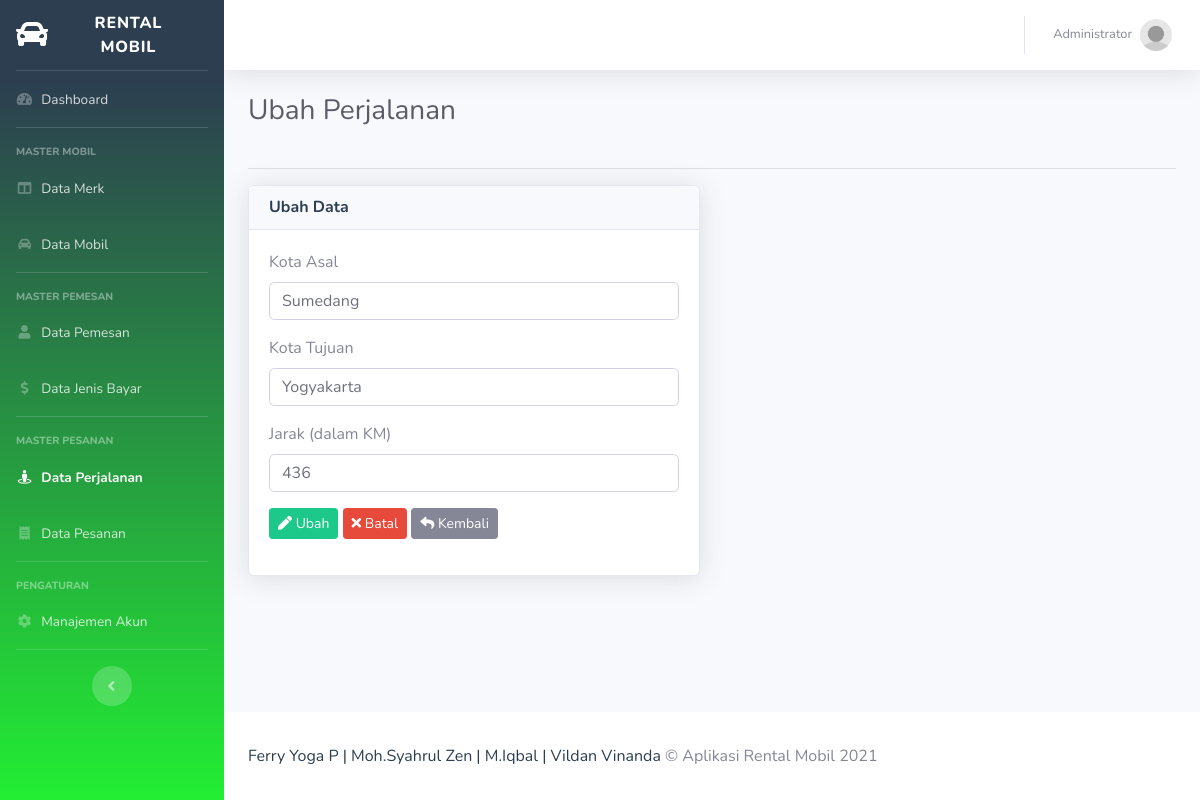
The app's page /reisego/perjalanan/ubah/5 (signed in) with its own data.
### tables this page shows
CREATE TABLE `tbl_perjalanan` (
  `id` int(11) NOT NULL,
  `asal` varchar(20) DEFAULT NULL,
  `tujuan` varchar(20) DEFAULT NULL,
  `jarak` int(3) DEFAULT NULL
);

### reisego/controllers/C_Perjalanan.php (called while the page is built, shortened)
<?php
class C_Perjalanan extends Controller {
	public function __construct(){
		$this->perjalanan = $this->model('M_Perjalanan');
	}
	public function ubah($id){
		$data = [
			'aktif' => 'perjalanan',
			'judul' => 'Ubah Perjalanan',
			'perjalanan' => $this->perjalanan->lihat_id($id)->fetch_object(),
		];
		$this->view('perjalanan/ubah', $data);
	}
}

### reisego/index.php (called while the page is built, shortened)
<?php
require_once BASEPATH . DS . 'core' . DS . 'Database.php';
require_once BASEPATH . DS . 'core' . DS . 'Model.php';
new Route();
?>

### reisego/functions/url_function.php (called while the page is built, shortened)
<?php
function base_url($path = null){
	if(isset($path)){
		$path = filter_var($path, FILTER_SANITIZE_URL);
		$path = rtrim($path, '/');
		return BASE_URL . $path;
	}
	return BASE_URL;
}

### reisego/core/Model.php (called while the page is built, shortened)
<?php
class Model {
	public function __construct(){
		$this->db = new Database();
	}
	public function get_where($table, $where = [], $kolom = []){
		if (count($kolom) == 0) {
			$this->_query = "SELECT * FROM {$table}";
		}
		$this->_query = $this->_query . " WHERE ";
		foreach ($where as $key => $value) {
			$this->_query = $this->_query . "{$key} = '{$value}'";
		}
	}
	public function execute(){
		return $this->db->query($this->_query);
	}
}

### reisego/core/Database.php (called while the page is built, shortened)
<?php
class Database {
	public function __construct(){
		$this->_koneksi = new mysqli(DB_HOST, DB_USER, DB_PASS, DB_NAME);
	}
	public function query($query){
		return $this->_koneksi->query($query);
	}
}

### reisego/models/M_Perjalanan.php (called while the page is built, shortened)
<?php
class M_Perjalanan extends Model{
	public function lihat_id($id){
		$query = $this->execute();
		return $query;
	}
}

### reisego/views/perjalanan/ubah.php (the view, shortened to what this page needs)
<!DOCTYPE html>
<html lang="en">
<head>
	<link href="<?= base_url('sb-admin-2/') ?>/vendor/fontawesome-free/css/all.min.css" rel="stylesheet" type="text/css">
	<link href="<?= base_url('sb-admin-2/') ?>/css/sb-admin-2.min.css" rel="stylesheet">
	<link href="<?= base_url('sb-admin-2/') ?>/vendor/datatables/dataTables.bootstrap4.min.css" rel="stylesheet">
</head>
<body id="page-top">
	<div id="wrapper">
	<div id="content-wrapper" class="d-flex flex-column">
		<div id="content">
			<div class="container-fluid">
				<div class="row">
					<div class="col-sm-12">
						<div class="clearfix">
							<div class="float-left">
								<h1 class="h3 mb-4 text-gray-800"><?= $judul ?></h1>
							</div>
						</div>
						<hr>
					</div>
				</div>
				<div class="row">
					<div class="col-sm-6">
						<div class="card shadow">
							<div class="card-header">
								<h6 class="m-0 font-weight-bold text-primary">Ubah Data</h6>
							</div>
							<div class="card-body">
								<form method="POST" action="<?= base_url('perjalanan/proses_ubah/' . $perjalanan->id) ?>">
								  	<div class="form-group">
										<label for="asal">Kota Asal</label>
										<input type="text" value="<?= $perjalanan->asal ?>" class="form-control" name="asal" id="asal" autocomplete="off" required="required" placeholder="ketik">
								  	</div>
								  	<div class="form-group">
										<label for="tujuan">Kota Tujuan</label>
										<input type="text" value="<?= $perjalanan->tujuan ?>" class="form-control" name="tujuan" id="tujuan" autocomplete="off" required="required" placeholder="ketik">
								  	</div>
								  	<div class="form-group">
										<label for="jarak">Jarak (dalam KM)</label>
										<input type="number" value="<?= $perjalanan->jarak ?>" class="form-control" name="jarak" id="jarak" autocomplete="off" required="required" placeholder="ketik">
								  	</div>
								  	<div class="form-group">
										<button type="submit" class="btn btn-sm btn-success" name="ubah"><i class="fa fa-pen"></i> Ubah</button>
										<button type="reset" class="btn btn-sm btn-danger"><i class="fa fa-times"></i> Batal</button>
										<a href="<?= base_url('perjalanan') ?>" class="btn btn-sm btn-secondary"><i class="fa fa-reply"></i> Kembali</a>
								  	</div>
								</form>
							</div>
						</div>
					</div>
				</div>
			</div>
		</div>
	</div>
	</div>
</body>
</html>

### records on screen
tbl_perjalanan: asal "Sumedang", tujuan "Yogyakarta", jarak "436"

### other values on screen
$_SESSION['login']['nama'] "Administrator"
$judul "Ubah Perjalanan"
